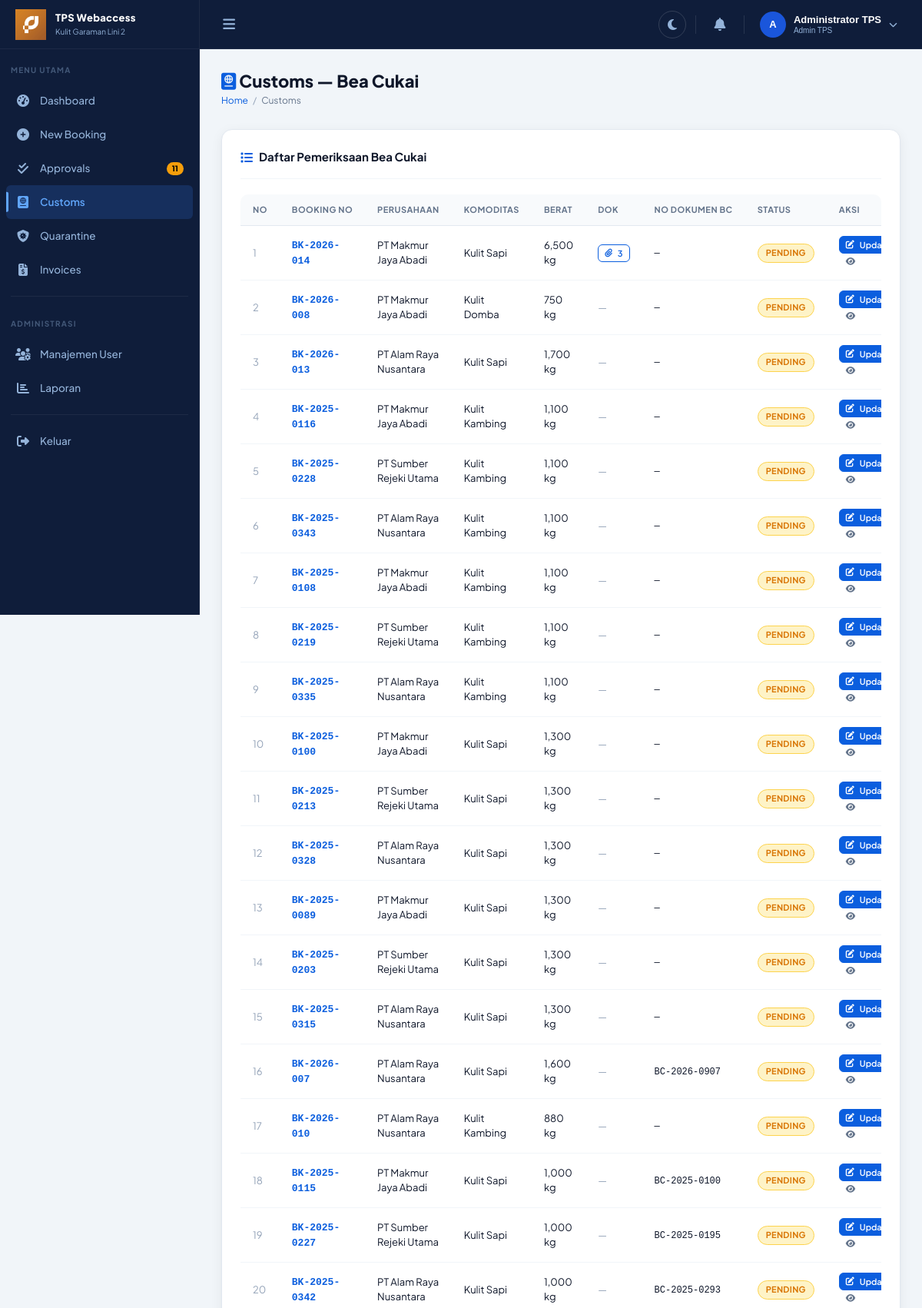
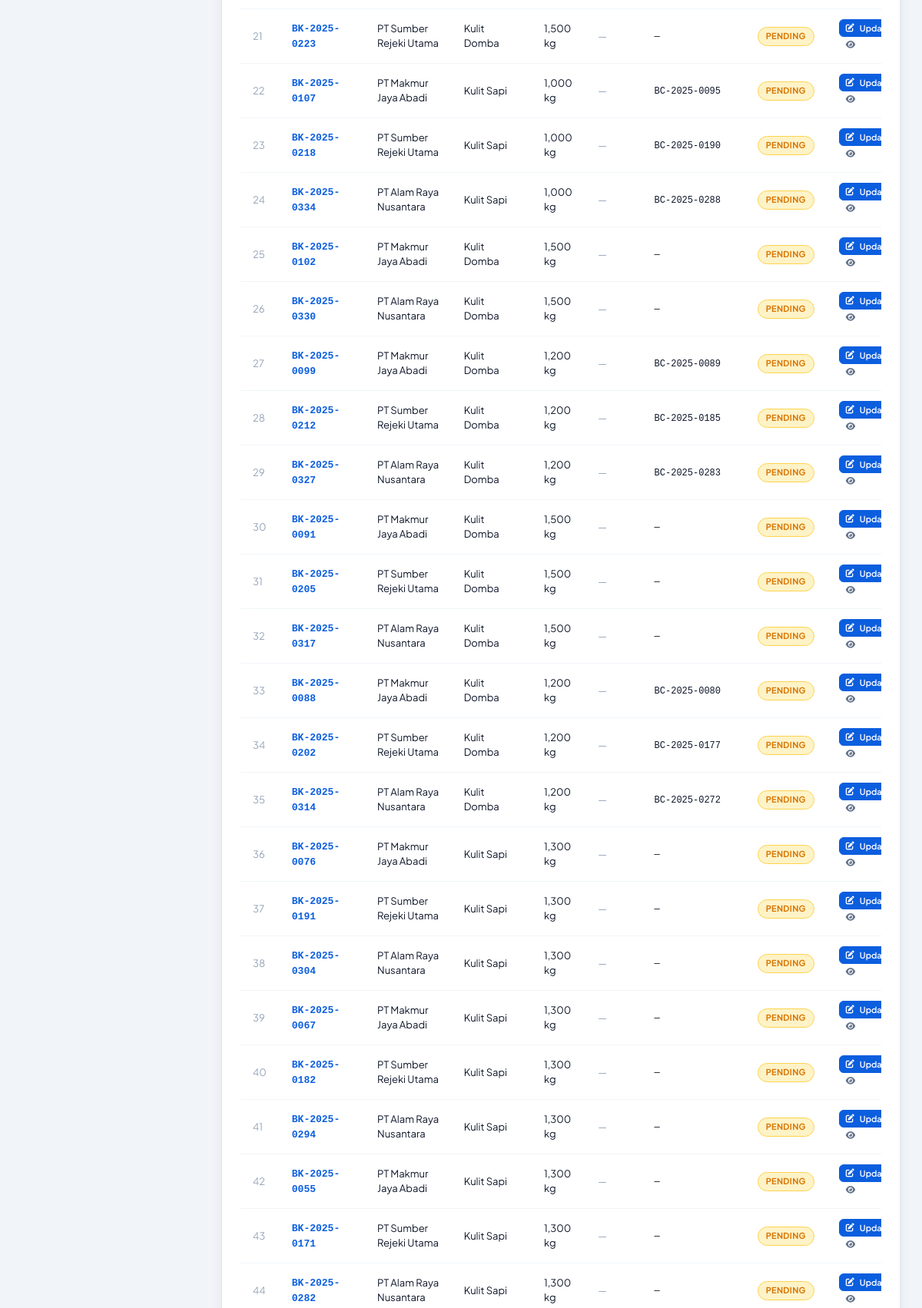
Screenshot of /pages/customs.php (signed in, upper part) with the database file from the repository (2 pictures, top to bottom).
### tables this page shows
CREATE TABLE bookings (id INTEGER PRIMARY KEY AUTOINCREMENT, booking_no TEXT UNIQUE NOT NULL, user_id INTEGER, nama_pt TEXT NOT NULL, jenis_kulit TEXT NOT NULL, berat REAL NOT NULL, ukuran_kontainer TEXT NOT NULL, jumlah_kontainer INTEGER DEFAULT 1, tanggal_kirim DATE NOT NULL, asal_negara TEXT DEFAULT 'Indonesia', tujuan_negara TEXT, catatan TEXT, status TEXT DEFAULT 'pending', created_at DATETIME DEFAULT CURRENT_TIMESTAMP, updated_at DATETIME DEFAULT CURRENT_TIMESTAMP, FOREIGN KEY(user_id) REFERENCES users(id));

CREATE TABLE customs (id INTEGER PRIMARY KEY AUTOINCREMENT, booking_id INTEGER NOT NULL, no_dokumen TEXT, status TEXT DEFAULT 'pending', petugas_id INTEGER, catatan TEXT, created_at DATETIME DEFAULT CURRENT_TIMESTAMP, updated_at DATETIME DEFAULT CURRENT_TIMESTAMP);

### pages/customs.php (the view, shortened to what this page needs)
<?php
require_once '../includes/config.php';
$db=getDB(); $u=user();
$list=$db->query("SELECT b.*,c.id as cid,c.no_dokumen,c.status as cstatus,c.catatan as ccat,(SELECT COUNT(*) FROM booking_documents WHERE booking_id=b.id) as doc_count FROM bookings b LEFT JOIN customs c ON b.id=c.booking_id WHERE b.status IN('approved','customs','rejected') ORDER BY CASE WHEN b.status='approved' THEN 0 ELSE 1 END,b.updated_at DESC")->fetchAll();
include '../includes/layout.php';
?>
<div class="page-hero fade-in">
  <div class="page-hero-inner">
    <div>
      <div class="page-title"><i class="fas fa-passport" style="color:var(--primary)"></i> Customs — Bea Cukai</div>
      <div class="breadcrumb"><a href="dashboard.php">Home</a><span class="breadcrumb-sep">/</span><span class="breadcrumb-current">Customs</span></div>
    </div>
  </div>
</div>
<div class="card fade-in">
  <div class="card-header"><div class="card-title"><i class="fas fa-list"></i> Daftar Pemeriksaan Bea Cukai </div></div>
  <div class="table-wrap">
    <table class="data-table">
      <thead><tr><th>No</th><th>Booking No</th><th>Perusahaan</th><th>Komoditas</th><th>Berat</th><th>Dok</th><th>No Dokumen BC</th><th>Status</th><th>Aksi</th></tr></thead>
      <tbody>
      <?php foreach($list as $i=>$b): ?>
      <tr>
        <td style="color:var(--text-muted)"><?= $i+1 ?></td>
        <td><span style="font-weight:800;color:var(--primary);font-family:var(--font-mono);font-size:13px"><?= htmlspecialchars($b['booking_no']) ?></span></td>
        <td><?= htmlspecialchars($b['nama_pt']) ?></td>
        <td><?= htmlspecialchars($b['jenis_kulit']) ?></td>
        <td><?= number_format($b['berat']) ?> kg</td>
        <td><?php if($b['doc_count']>0): ?><button class="btn btn-xs btn-outline" onclick="viewDocs(<?= $b['id'] ?>,'<?= htmlspecialchars($b['booking_no']) ?>')"><i class="fas fa-paperclip"></i><?= $b['doc_count'] ?></button><?php else: ?><span style="color:var(--text-muted)">—</span><?php endif; ?></td>
        <td><code style="font-family:var(--font-mono);font-size:12px"><?= htmlspecialchars($b['no_dokumen']??'—') ?></code></td>
        <td><?= badge($b['cstatus']??'pending') ?></td>
        <td>
          <button class="btn btn-primary btn-xs" onclick="openEdit(<?= $b['id'] ?>,'<?= htmlspecialchars(addslashes($b['booking_no'])) ?>','<?= htmlspecialchars(addslashes($b['no_dokumen']??'')) ?>','<?= $b['cstatus']??'pending' ?>','<?= htmlspecialchars(addslashes($b['ccat']??'')) ?>')"><i class="fas fa-edit"></i> Update</button>
          <a href="booking_detail.php?id=<?= $b['id'] ?>" class="btn btn-ghost btn-xs"><i class="fas fa-eye"></i></a>
        </td>
      </tr>
      <?php endforeach; ?>
      </tbody>
    </table>
  </div>
</div>
<?php include '../includes/layout_footer.php'; ?>

### includes/config.php (shortened to what this page needs)
<?php
function badge(string $status): string
{
    $map = [
        'pending' => 'badge-pending',
        'approved' => 'badge-approved',
        'rejected' => 'badge-rejected',
        'customs' => 'badge-customs',
        'quarantine' => 'badge-quarantine',
        'completed' => 'badge-completed',
        'unpaid' => 'badge-unpaid',
        'paid' => 'badge-paid',
        'clear' => 'badge-clear',
        'hold' => 'badge-hold'
    ];
    $cls = $map[$status] ?? 'badge-pending';
    return "<span class='badge {$cls}'>" . ucfirst($status) . "</span>";
}

### assets/css/theme.css (style rules this page uses)
:root { --font-main: 'Plus Jakarta Sans', sans-serif; --font-mono: 'JetBrains Mono', monospace; --primary: #0b5ede; --primary-dark: #0843a8; --primary-light: #3b82f6; --primary-glow: rgba(11,94,222,0.15); --accent: #f59e0b; --accent-light: #fef3c7; --sidebar-bg: #0f1d3a; --sidebar-border: rgba(255,255,255,0.06); --sidebar-text: #94b3d9; --sidebar-hover: rgba(59,130,246,0.12); --sidebar-active: rgba(59,130,246,0.18); --sidebar-active-text: #60a5fa; --header-bg: #0f1d3a; --header-border: rgba(255,255,255,0.06); --body-bg: #f1f5f9; --surface: #ffffff; --surface-2: #f8fafc; --surface-3: #f1f5f9; --border: #e2e8f0; --border-light: #f1f5f9; --text-primary: #0f172a; --text-secondary: #64748b; --text-muted: #94a3b8; --text-inverse: #ffffff; --success: #059669; --success-bg: #d1fae5; --success-border: #6ee7b7; --danger: #dc2626; --danger-bg: #fee2e2; --danger-border: #fca5a5; --warning: #d97706; --warning-bg: #fef3c7; --warning-border: #fcd34d; --info: #0284c7; --info-bg: #e0f2fe; --info-border: #7dd3fc; --purple: #7c3aed; --purple-bg: #ede9fe; --shadow-sm: 0 1px 2px rgba(15,23,42,0.04); --shadow: 0 4px 16px rgba(15,23,42,0.06), 0 1px 3px rgba(15,23,42,0.04); --shadow-md: 0 8px 24px rgba(15,23,42,0.08), 0 2px 6px rgba(15,23,42,0.05); --shadow-lg: 0 20px 48px rgba(15,23,42,0.12), 0 4px 12px rgba(15,23,42,0.06); --radius-sm: 6px; --radius: 10px; --radius-md: 14px; --radius-lg: 20px; --sidebar-w: 260px; --header-h: 64px; --transition: all 0.22s cubic-bezier(0.4,0,0.2,1); }
*, *::before, *::after { margin: 0; padding: 0; box-sizing: border-box; }
html { scroll-behavior: smooth; font-size: 14px; }
body { font-family: var(--font-main); background: var(--body-bg); color: var(--text-primary); line-height: 1.5; min-height: 100vh; transition: background 0.3s ease, color 0.3s ease; -webkit-font-smoothing: antialiased; }
.page-hero { margin-bottom: 28px; }
.page-hero-inner { display: flex; align-items: flex-start; justify-content: space-between; flex-wrap: wrap; gap: 16px; }
.page-title { font-size: 22px; font-weight: 800; color: var(--text-primary); line-height: 1.2; }
.breadcrumb { display: flex; align-items: center; gap: 6px; margin-top: 4px; font-size: 12px; }
.breadcrumb a { color: var(--primary); text-decoration: none; }
.breadcrumb-sep { color: var(--text-muted); }
.breadcrumb-current { color: var(--text-secondary); }
.card { background: var(--surface); border: 1px solid var(--border); border-radius: var(--radius-md); box-shadow: var(--shadow); padding: 24px; margin-bottom: 20px; transition: var(--transition); }
.card-header { display: flex; align-items: center; justify-content: space-between; margin-bottom: 20px; padding-bottom: 16px; border-bottom: 1px solid var(--border-light); }
.card-title { font-size: 15px; font-weight: 700; color: var(--text-primary); display: flex; align-items: center; gap: 8px; }
.card-title i { color: var(--primary); font-size: 16px; }
.badge { display: inline-flex; align-items: center; gap: 4px; padding: 3px 10px; border-radius: 99px; font-size: 11px; font-weight: 700; letter-spacing: 0.3px; text-transform: uppercase; }
.badge-pending { background: var(--warning-bg); color: var(--warning); border: 1px solid var(--warning-border); }
.table-wrap { overflow-x: auto; border-radius: var(--radius); }
.data-table { width: 100%; border-collapse: collapse; }
.data-table thead th { background: var(--surface-2); color: var(--text-secondary); font-size: 11px; font-weight: 700; text-transform: uppercase; letter-spacing: 0.5px; padding: 12px 16px; text-align: left; border-bottom: 1px solid var(--border); white-space: nowrap; }
.data-table tbody td { padding: 13px 16px; border-bottom: 1px solid var(--border-light); font-size: 13px; color: var(--text-primary); vertical-align: middle; }
.btn { display: inline-flex; align-items: center; gap: 7px; padding: 9px 18px; border-radius: var(--radius-sm); font-size: 13px; font-weight: 600; font-family: var(--font-main); border: 1.5px solid transparent; cursor: pointer; text-decoration: none; transition: var(--transition); white-space: nowrap; }
.btn-primary { background: var(--primary); color: #fff; border-color: var(--primary); }
.btn-outline { background: transparent; color: var(--primary); border-color: var(--primary); }
.btn-ghost { background: transparent; color: var(--text-secondary); border-color: transparent; }
.btn-xs { padding: 4px 8px; font-size: 11px; }
.fade-in { animation: fadeIn 0.3s ease both; }

### rows the page displays
bookings: booking_no "BK-2026-014", nama_pt "PT Makmur Jaya Abadi", jenis_kulit "Kulit Sapi", berat "6,500", doc_count "3", no_dokumen "—"
bookings: booking_no "BK-2026-008", nama_pt "PT Makmur Jaya Abadi", jenis_kulit "Kulit Domba", berat "750", no_dokumen "—"
bookings: booking_no "BK-2026-013", nama_pt "PT Alam Raya Nusantara", jenis_kulit "Kulit Sapi", berat "1,700", no_dokumen "—"
bookings: booking_no "BK-2025-0116", nama_pt "PT Makmur Jaya Abadi", jenis_kulit "Kulit Kambing", berat "1,100", no_dokumen "—"
bookings: booking_no "BK-2025-0228", nama_pt "PT Sumber Rejeki Utama", jenis_kulit "Kulit Kambing", berat "1,100", no_dokumen "—"
bookings: booking_no "BK-2025-0343", nama_pt "PT Alam Raya Nusantara", jenis_kulit "Kulit Kambing", berat "1,100", no_dokumen "—"
bookings: booking_no "BK-2025-0108", nama_pt "PT Makmur Jaya Abadi", jenis_kulit "Kulit Kambing", berat "1,100", no_dokumen "—"
bookings: booking_no "BK-2025-0219", nama_pt "PT Sumber Rejeki Utama", jenis_kulit "Kulit Kambing", berat "1,100", no_dokumen "—"
bookings: booking_no "BK-2025-0335", nama_pt "PT Alam Raya Nusantara", jenis_kulit "Kulit Kambing", berat "1,100", no_dokumen "—"
bookings: booking_no "BK-2025-0100", nama_pt "PT Makmur Jaya Abadi", jenis_kulit "Kulit Sapi", berat "1,300", no_dokumen "—"
bookings: booking_no "BK-2025-0213", nama_pt "PT Sumber Rejeki Utama", jenis_kulit "Kulit Sapi", berat "1,300", no_dokumen "—"
bookings: booking_no "BK-2025-0328", nama_pt "PT Alam Raya Nusantara", jenis_kulit "Kulit Sapi", berat "1,300", no_dokumen "—"
bookings: booking_no "BK-2025-0089", nama_pt "PT Makmur Jaya Abadi", jenis_kulit "Kulit Sapi", berat "1,300", no_dokumen "—"
bookings: booking_no "BK-2025-0203", nama_pt "PT Sumber Rejeki Utama", jenis_kulit "Kulit Sapi", berat "1,300", no_dokumen "—"
bookings: booking_no "BK-2025-0315", nama_pt "PT Alam Raya Nusantara", jenis_kulit "Kulit Sapi", berat "1,300", no_dokumen "—"
customs: booking.booking_no "BK-2026-007", booking.nama_pt "PT Alam Raya Nusantara", booking.jenis_kulit "Kulit Sapi", booking.berat "1,600", no_dokumen "BC-2026-0907", status "PENDING"
bookings: booking_no "BK-2026-010", nama_pt "PT Alam Raya Nusantara", jenis_kulit "Kulit Kambing", berat "880", no_dokumen "—"
customs: booking.booking_no "BK-2025-0115", booking.nama_pt "PT Makmur Jaya Abadi", booking.jenis_kulit "Kulit Sapi", booking.berat "1,000", no_dokumen "BC-2025-0100", status "PENDING"
customs: booking.booking_no "BK-2025-0227", booking.nama_pt "PT Sumber Rejeki Utama", booking.jenis_kulit "Kulit Sapi", booking.berat "1,000", no_dokumen "BC-2025-0195", status "PENDING"
customs: booking.booking_no "BK-2025-0342", booking.nama_pt "PT Alam Raya Nusantara", booking.jenis_kulit "Kulit Sapi", booking.berat "1,000", no_dokumen "BC-2025-0293", status "PENDING"
bookings: booking_no "BK-2025-0223", nama_pt "PT Sumber Rejeki Utama", jenis_kulit "Kulit Domba", berat "1,500", no_dokumen "—"
customs: booking.booking_no "BK-2025-0107", booking.nama_pt "PT Makmur Jaya Abadi", booking.jenis_kulit "Kulit Sapi", booking.berat "1,000", no_dokumen "BC-2025-0095", status "PENDING"
customs: booking.booking_no "BK-2025-0218", booking.nama_pt "PT Sumber Rejeki Utama", booking.jenis_kulit "Kulit Sapi", booking.berat "1,000", no_dokumen "BC-2025-0190", status "PENDING"
customs: booking.booking_no "BK-2025-0334", booking.nama_pt "PT Alam Raya Nusantara", booking.jenis_kulit "Kulit Sapi", booking.berat "1,000", no_dokumen "BC-2025-0288", status "PENDING"
bookings: booking_no "BK-2025-0102", nama_pt "PT Makmur Jaya Abadi", jenis_kulit "Kulit Domba", berat "1,500", no_dokumen "—"
bookings: booking_no "BK-2025-0330", nama_pt "PT Alam Raya Nusantara", jenis_kulit "Kulit Domba", berat "1,500", no_dokumen "—"
customs: booking.booking_no "BK-2025-0099", booking.nama_pt "PT Makmur Jaya Abadi", booking.jenis_kulit "Kulit Domba", booking.berat "1,200", no_dokumen "BC-2025-0089", status "PENDING"
customs: booking.booking_no "BK-2025-0212", booking.nama_pt "PT Sumber Rejeki Utama", booking.jenis_kulit "Kulit Domba", booking.berat "1,200", no_dokumen "BC-2025-0185", status "PENDING"
customs: booking.booking_no "BK-2025-0327", booking.nama_pt "PT Alam Raya Nusantara", booking.jenis_kulit "Kulit Domba", booking.berat "1,200", no_dokumen "BC-2025-0283", status "PENDING"
bookings: booking_no "BK-2025-0091", nama_pt "PT Makmur Jaya Abadi", jenis_kulit "Kulit Domba", berat "1,500", no_dokumen "—"
bookings: booking_no "BK-2025-0205", nama_pt "PT Sumber Rejeki Utama", jenis_kulit "Kulit Domba", berat "1,500", no_dokumen "—"
bookings: booking_no "BK-2025-0317", nama_pt "PT Alam Raya Nusantara", jenis_kulit "Kulit Domba", berat "1,500", no_dokumen "—"
customs: booking.booking_no "BK-2025-0088", booking.nama_pt "PT Makmur Jaya Abadi", booking.jenis_kulit "Kulit Domba", booking.berat "1,200", no_dokumen "BC-2025-0080", status "PENDING"
customs: booking.booking_no "BK-2025-0202", booking.nama_pt "PT Sumber Rejeki Utama", booking.jenis_kulit "Kulit Domba", booking.berat "1,200", no_dokumen "BC-2025-0177", status "PENDING"
customs: booking.booking_no "BK-2025-0314", booking.nama_pt "PT Alam Raya Nusantara", booking.jenis_kulit "Kulit Domba", booking.berat "1,200", no_dokumen "BC-2025-0272", status "PENDING"
bookings: booking_no "BK-2025-0076", nama_pt "PT Makmur Jaya Abadi", jenis_kulit "Kulit Sapi", berat "1,300", no_dokumen "—"
bookings: booking_no "BK-2025-0191", nama_pt "PT Sumber Rejeki Utama", jenis_kulit "Kulit Sapi", berat "1,300", no_dokumen "—"
bookings: booking_no "BK-2025-0304", nama_pt "PT Alam Raya Nusantara", jenis_kulit "Kulit Sapi", berat "1,300", no_dokumen "—"
bookings: booking_no "BK-2025-0067", nama_pt "PT Makmur Jaya Abadi", jenis_kulit "Kulit Sapi", berat "1,300", no_dokumen "—"
bookings: booking_no "BK-2025-0182", nama_pt "PT Sumber Rejeki Utama", jenis_kulit "Kulit Sapi", berat "1,300", no_dokumen "—"
bookings: booking_no "BK-2025-0294", nama_pt "PT Alam Raya Nusantara", jenis_kulit "Kulit Sapi", berat "1,300", no_dokumen "—"
bookings: booking_no "BK-2025-0055", nama_pt "PT Makmur Jaya Abadi", jenis_kulit "Kulit Sapi", berat "1,300", no_dokumen "—"
bookings: booking_no "BK-2025-0171", nama_pt "PT Sumber Rejeki Utama", jenis_kulit "Kulit Sapi", berat "1,300", no_dokumen "—"
bookings: booking_no "BK-2025-0282", nama_pt "PT Alam Raya Nusantara", jenis_kulit "Kulit Sapi", berat "1,300", no_dokumen "—"

### other values shown
substr($u['full_name'], 0, 1) "A"
$u['full_name'] "Administrator TPS"
roleLabel($u['role']) "Admin TPS"
$pendingCount "11"
